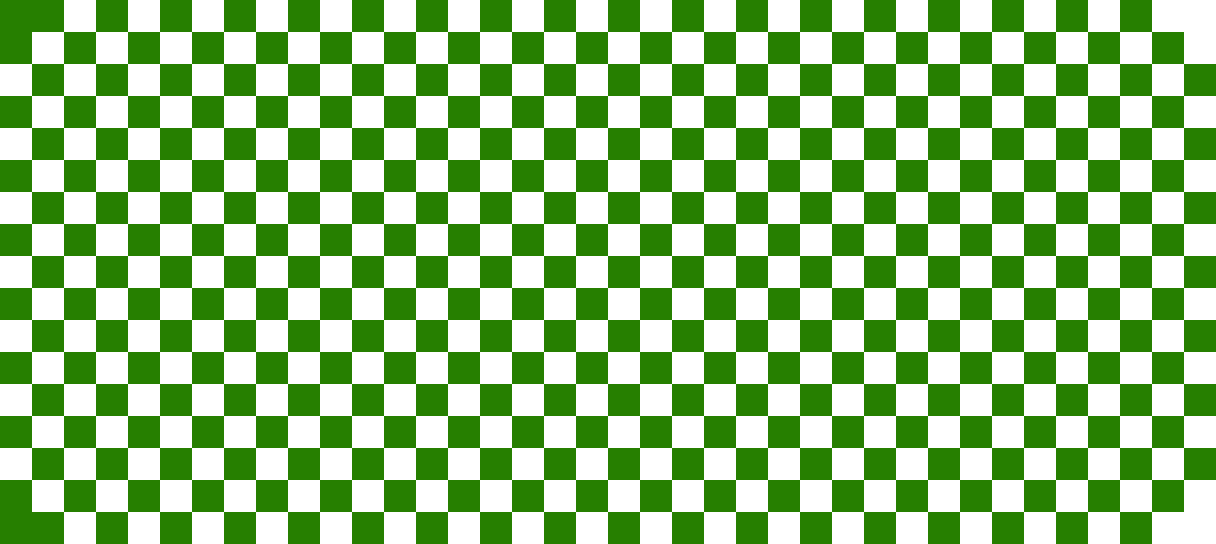

A level layout from a 2D game, rendered from its tile map. Below: a short description, then the map file with tile-grid data replaced by summaries:
An orthogonal 38x17 tile map with 32x32 px tiles, 2 tile layers (Tile Layer 1, Tile Layer 2), 2 tilesets.

<map version="1.0" orientation="orthogonal" renderorder="right-down" width="38" height="17" tilewidth="32" tileheight="32" nextobjectid="1">
 <tileset firstgid="1" name="Untitled" tilewidth="32" tileheight="32" tilecount="880">
  <image source="Untitled.jpg" width="1280" height="720" />
 </tileset>
 <tileset firstgid="881" name="blankTiles" tilewidth="32" tileheight="32" tilecount="4">
  <image source="blankTiles.png" width="64" height="64" />
 </tileset>
 <layer name="Tile Layer 1" width="38" height="17">
  <data>[646 cells, 0 non-empty, 0 distinct tile ids]</data>
 </layer>
 <layer name="Tile Layer 2" width="38" height="17">
  <data>[646 cells, 646 non-empty, 4 distinct tile ids]</data>
 </layer>
</map>